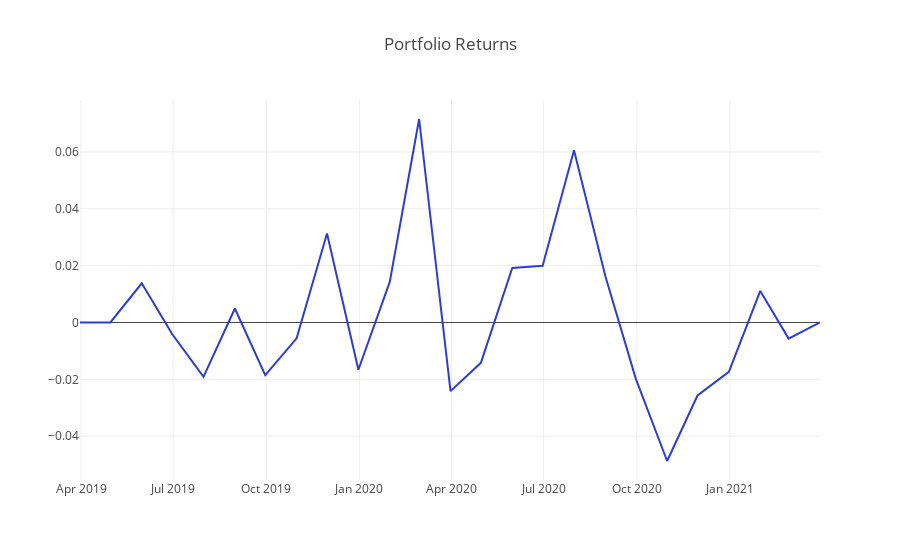

Notebook source saved alongside this figure:
### Code cell
expected_portfolio_returns = portfolio_returns(df_long, df_short, lookahead_returns, 2*top_bottom_n)
project_helper.plot_returns(expected_portfolio_returns.T.sum(), 'Portfolio Returns')

### Figure 1 — Plotly figure (JSON) as saved in the notebook; plotly's stock layout.template omitted (floating-point values rounded to 4 significant figures)
{"data": [{"line": {"color": "#2D3ECF"}, "mode": "line", "name": "Returns", "type": "scatter", "x": ["2019-03-31", "2019-04-30", "2019-05-31", "2019-06-30", "2019-07-31", "2019-08-31", "2019-09-30", "2019-10-31", "2019-11-30", "2019-12-31", "2020-01-31", "2020-02-29", "2020-03-31", "2020-04-30", "2020-05-31", "2020-06-30", "2020-07-31", "2020-08-31", "2020-09-30", "2020-10-31", "2020-11-30", "2020-12-31", "2021-01-31", "2021-02-28", "2021-03-31"], "y": [0, 0, 0.01378, -0.004054, -0.01914, 0.004912, -0.01854, -0.005559, 0.03128, -0.01662, 0.01426, 0.07157, -0.02414, -0.0142, 0.0192, 0.01997, 0.0606, 0.01628, -0.01975, -0.04872, -0.02568, -0.01735, 0.01108, -0.005679, 0]}], "layout": {"title": "Portfolio Returns"}}
